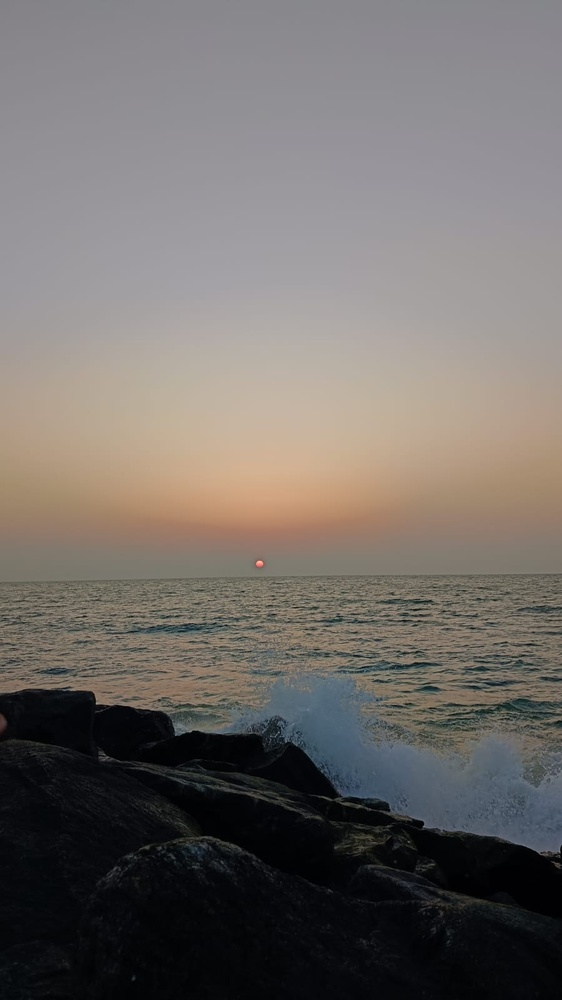
#> input picture input.jpeg, 562 x 1000 px, shrunk from 900 x 1600 before the run
$ python image_encrypt.py
#> lines starting #> are read from the running program, lines starting #| are printed output that depends on the picture
#> the answer given: 3
from PIL import Image

# Encrypt Image
def encrypt_image(input_image, output_image, key):
#> called with input_image = 'input.jpeg', output_image = 'encrypted.jpg', key = 3
    img = Image.open(input_image)
#> img is the input picture: PIL image 562x1000 RGB; mean R, G, B 113.5, 108.2, 104.8
    pixels = img.load()

    width, height = img.size
#> width = 562; height = 1000

    for x in range(width):
        for y in range(height):
            r, g, b = pixels[x, y]

            # Apply encryption formula
            r = (r + key) % 256
            g = (g + key) % 256
            b = (b + key) % 256

            pixels[x, y] = (r, g, b)

    img.save(output_image)
    print("Encrypted image saved as", output_image)


# Decrypt Image
def decrypt_image(input_image, output_image, key):
#> called with input_image = 'encrypted.jpg', output_image = 'decrypted.jpg', key = 3
    img = Image.open(input_image)
    pixels = img.load()

    width, height = img.size
#> width = 562; height = 1000

    for x in range(width):
        for y in range(height):
            r, g, b = pixels[x, y]

            # Apply decryption formula
            r = (r - key) % 256
            g = (g - key) % 256
            b = (b - key) % 256

            pixels[x, y] = (r, g, b)

    img.save(output_image)
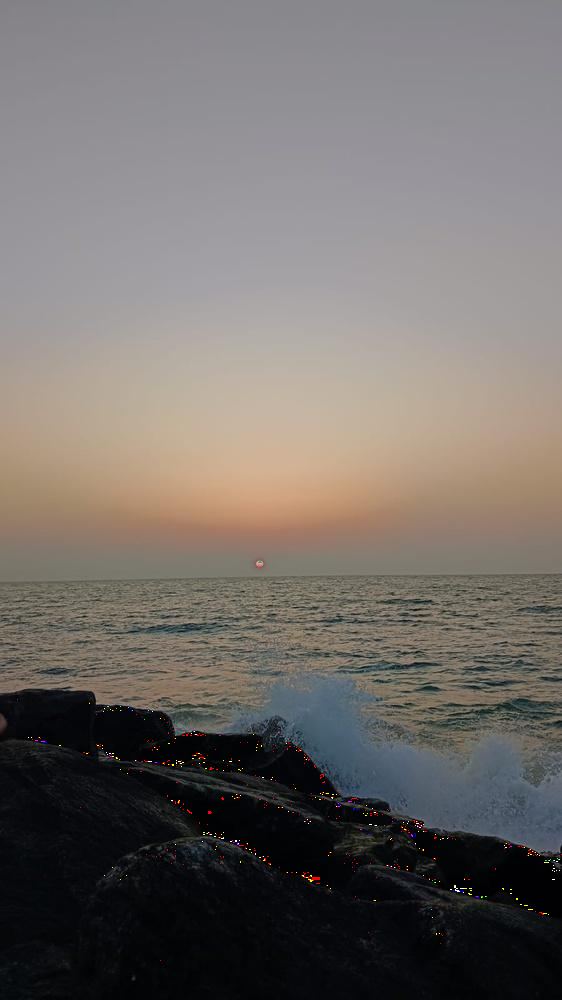
#> saved as decrypted.jpg: PIL image 562x1000 RGB; mean R, G, B 113.9, 108.4, 104.9
    print("Decrypted image saved as", output_image)


# Main Program
print("Image Encryption Tool")

key = int(input("Enter encryption key: "))

encrypt_image("input.jpeg", "encrypted.jpg", key)
decrypt_image("encrypted.jpg", "decrypted.jpg", key)
